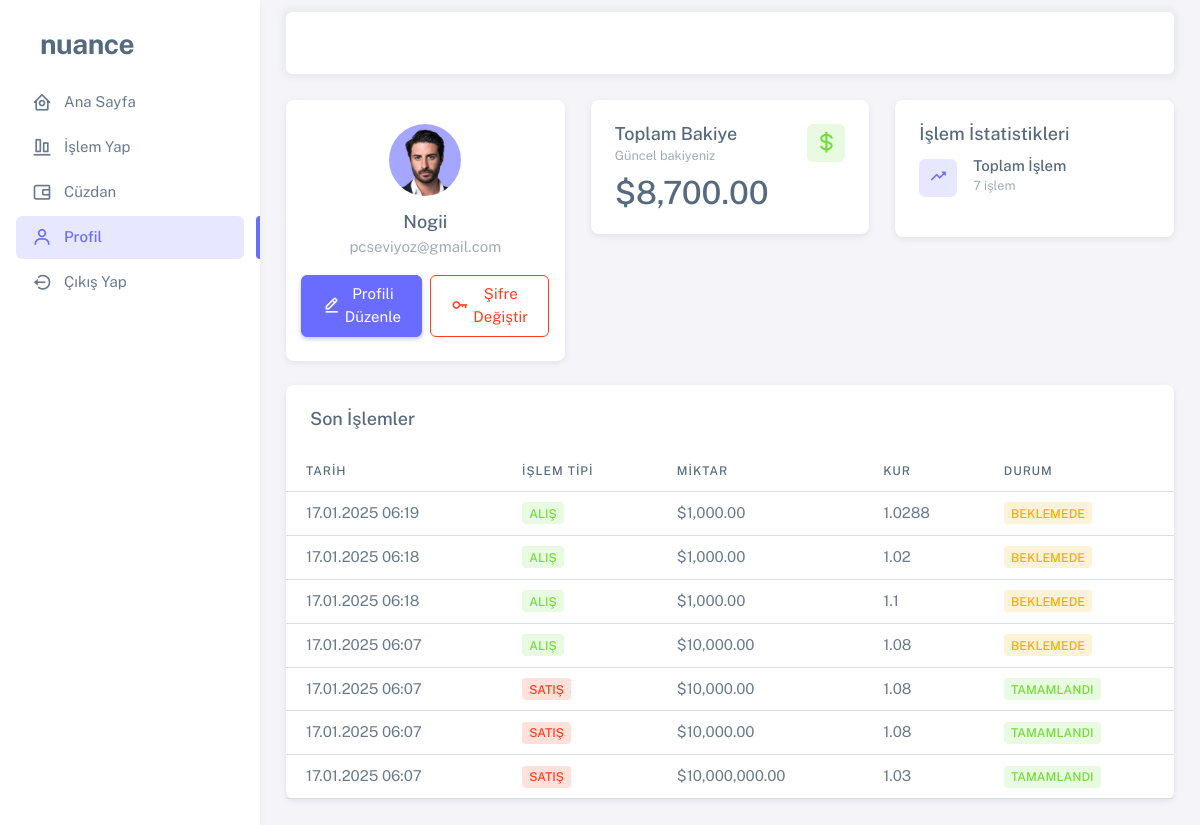
Page /main/profile.php (signed in) on the committed database.
### tables this page shows
CREATE TABLE `settings` (
  `id` int(10) NOT NULL,
  `st_name` varchar(100) NOT NULL,
  `st_description` varchar(100) NOT NULL,
  `st_keywords` varchar(100) NOT NULL,
  `st_logo` varchar(100) NOT NULL,
  `st_mserver` varchar(100) NOT NULL,
  `st_mport` int(10) NOT NULL,
  `st_musername` varchar(100) NOT NULL,
  `st_mpassword` varchar(100) NOT NULL
);

CREATE TABLE `users` (
  `userID` int(10) NOT NULL,
  `userCookie` int(100) NOT NULL,
  `permission` int(1) NOT NULL,
  `userName` varchar(100) NOT NULL,
  `mailAdress` varchar(100) NOT NULL,
  `password` varchar(100) NOT NULL,
  `firstName` varchar(100) NOT NULL,
  `surName` varchar(100) NOT NULL,
  `birthday` date NOT NULL,
  `phoneNumber` int(100) NOT NULL,
  `validateAccount` tinyint(1) NOT NULL,
  `bankAdress` varchar(20) NOT NULL,
  `bankName` varchar(100) NOT NULL
);

CREATE TABLE `wallet` (
  `user_id` int(100) NOT NULL,
  `wallet_id` varchar(100) NOT NULL,
  `balance` double NOT NULL
);

CREATE TABLE `operations` (
  `user_id` int(100) NOT NULL,
  `symbol` varchar(100) NOT NULL,
  `opType` tinyint(1) NOT NULL,
  `alisFiyat` double NOT NULL,
  `targetRate` decimal(10,5) DEFAULT NULL,
  `price` double NOT NULL,
  `opFinish` tinyint(1) NOT NULL,
  `opDate` timestamp NOT NULL DEFAULT current_timestamp()
);

### connect.php (called while the page is built, shortened)
<?php
$servername = "localhost";
$username = "root";
$password = "";
$dbname = "borsa";
try {
$conn = new PDO("mysql:host=$servername;dbname=$dbname", $username, $password);
} catch (PDOException $pe) {
die ("Could not connect to the database $dbname :" . $pe->getMessage());
}
$Setting=$conn->query('SELECT * FROM settings')->fetch();
?>

### main/profile.php (the view, shortened to what this page needs)
<?php
require '../connect.php';
$kullanici_sor = $conn->prepare('SELECT * FROM users WHERE userCookie = ?');
$kullanici_sor->execute([$_COOKIE['user']]);
$kullanici = $kullanici_sor->fetch(PDO::FETCH_ASSOC);
try {
  $bakiye_sor = $conn->prepare('SELECT balance FROM wallet WHERE user_id = ?');
  $bakiye_sor->execute([$kullanici['userID']]);
  $bakiye = $bakiye_sor->fetch(PDO::FETCH_ASSOC);
  $total_bakiye = $bakiye['balance'] ?? 0;
} catch (PDOException $e) {
  $total_bakiye = 0;
}
try {
  $islemler_sor = $conn->prepare('SELECT * FROM operations WHERE user_id = ? ORDER BY opDate DESC LIMIT 10');
  $islemler_sor->execute([$kullanici['userID']]);
  $islemler = $islemler_sor->fetchAll(PDO::FETCH_ASSOC);
} catch (PDOException $e) {
  $islemler = [];
}
?>
<!DOCTYPE html>
<html lang="tr">
<head>
  <link rel="stylesheet" href="assets/vendor/fonts/boxicons.css" />
  <link rel="stylesheet" href="assets/vendor/css/core.css" class="template-customizer-core-css" />
  <link rel="stylesheet" href="assets/vendor/css/theme-default.css" class="template-customizer-theme-css" />
  <link rel="stylesheet" href="assets/css/demo.css" />
  <link rel="stylesheet" href="assets/vendor/libs/perfect-scrollbar/perfect-scrollbar.css" />
  <link rel="stylesheet" href="assets/vendor/libs/apex-charts/apex-charts.css" />
</head>
<body>
  <div class="layout-wrapper layout-content-navbar">
    <div class="layout-container">
      <aside id="layout-menu" class="layout-menu menu-vertical menu bg-menu-theme">
        <div class="app-brand demo">
          <a href="index.php" class="app-brand-link">
            <span class="app-brand-text demo menu-text fw-bold ms-2"><?php echo $Setting['st_name'] ?></span>
          </a>
        </div>
        <ul class="menu-inner py-1">
          <li class="menu-item">
            <a href="index.php" class="menu-link">
              <i class="menu-icon tf-icons bx bx-home-circle"></i>
              <div data-i18n="Dashboards">Ana Sayfa</div>
            </a>
          </li>
          <li class="menu-item">
            <a href="operations.php" class="menu-link">
              <i class="menu-icon tf-icons bx bx-objects-vertical-bottom"></i>
              <div data-i18n="Dashboards">İşlem Yap</div>
            </a>
          </li>
          <li class="menu-item">
            <a href="wallet.php" class="menu-link">
              <i class="menu-icon tf-icons bx bx-wallet-alt"></i>
              <div data-i18n="Dashboards">Cüzdan</div>
            </a>
          </li>
          <li class="menu-item active">
            <a href="profile.php" class="menu-link">
              <i class="menu-icon tf-icons bx bx-user"></i>
              <div data-i18n="Dashboards">Profil</div>
            </a>
          </li>
          <li class="menu-item ">
            <a href="../logout.php" class="menu-link">
              <i class="menu-icon tf-icons bx bx-log-out-circle"></i>
              <div data-i18n="Dashboards">Çıkış Yap</div>
            </a>
          </li>
      </aside>
      <div class="layout-page">
        <nav
          class="layout-navbar container-xxl navbar navbar-expand-xl navbar-detached align-items-center bg-navbar-theme"
          id="layout-navbar">
        </nav>
        <div class="content-wrapper">
          <div class="container-xxl flex-grow-1 container-p-y">
            <div class="row">
              <div class="col-md-6 col-lg-4 mb-4">
                <div class="card">
                  <div class="card-body text-center">
                    <div class="avatar avatar-xl mx-auto mb-3">
                      <img src="../assets/img/avatars/user.png" alt="Avatar" class="rounded-circle bg-white">
                    </div>
                    <h5 class="card-title mb-1"><?php echo htmlspecialchars($kullanici['userName']); ?></h5>
                    <p class="text-muted mb-3"><?php echo htmlspecialchars($kullanici['mailAdress']); ?></p>
                    <div class="d-flex justify-content-center gap-2">
                      <button type="button" class="btn btn-primary" data-bs-toggle="modal"
                        data-bs-target="#editProfileModal">
                        <i class="bx bx-edit-alt me-1"></i> Profili Düzenle
                      </button>
                      <button type="button" class="btn btn-outline-danger" data-bs-toggle="modal"
                        data-bs-target="#changePasswordModal">
                        <i class="bx bx-key me-1"></i> Şifre Değiştir
                      </button>
                    </div>
                  </div>
                </div>
              </div>
              <div class="col-md-6 col-lg-4 mb-4">
                <div class="card">
                  <div class="card-body">
                    <div class="d-flex align-items-start justify-content-between">
                      <div class="content-left">
                        <h5 class="card-title mb-0">Toplam Bakiye</h5>
                        <small class="text-muted">Güncel bakiyeniz</small>
                        <h2 class="mb-0 mt-2">$<?php echo number_format($total_bakiye, 2); ?></h2>
                      </div>
                      <div class="avatar">
                        <span class="avatar-initial rounded bg-label-success">
                          <i class="bx bx-dollar bx-sm"></i>
                        </span>
                      </div>
                    </div>
                  </div>
                </div>
              </div>
              <div class="col-md-6 col-lg-4 mb-4">
                <div class="card">
                  <div class="card-body">
                    <h5 class="card-title">İşlem İstatistikleri</h5>
                    <div class="d-flex justify-content-between align-items-center mb-3">
                      <div class="d-flex align-items-center gap-3">
                        <div class="avatar">
                          <span class="avatar-initial rounded bg-label-primary">
                            <i class="bx bx-trending-up"></i>
                          </span>
                        </div>
                        <div>
                          <h6 class="mb-0">Toplam İşlem</h6>
                          <small class="text-muted"><?php echo count($islemler); ?> işlem</small>
                        </div>
                      </div>
                    </div>
                  </div>
                </div>
              </div>
            </div>
            <div class="row">
              <div class="col-12">
                <div class="card">
                  <div class="card-header d-flex justify-content-between align-items-center">
                    <h5 class="card-title mb-0">Son İşlemler</h5>
                  </div>
                  <div class="table-responsive">
                    <table class="table table-hover">
                      <thead>
                        <tr>
                          <th>Tarih</th>
                          <th>İşlem Tipi</th>
                          <th>Miktar</th>
                          <th>Kur</th>
                          <th>Durum</th>
                        </tr>
                      </thead>
                      <tbody>
                        <?php foreach ($islemler as $islem): ?>
                          <tr>
                            <td><?php echo date('d.m.Y H:i', strtotime($islem['opDate'])); ?></td>
                            <td>
                              <?php if ($islem['opType'] == 1): ?>
                                <span class="badge bg-label-success">Alış</span>
                              <?php else: ?>
                                <span class="badge bg-label-danger">Satış</span>
                              <?php endif; ?>
                            </td>
                            <td>$<?php echo number_format($islem['price'], 2); ?></td>
                            <td><?php echo $islem['alisFiyat']; ?></td>
                            <td>
                              <?php if ($islem['opFinish'] == 1): ?>
                                <span class="badge bg-label-success">Tamamlandı</span>
                              <?php else: ?>
                                <span class="badge bg-label-warning">Beklemede</span>
                              <?php endif; ?>
                            </td>
                          </tr>
                        <?php endforeach; ?>
                      </tbody>
                    </table>
                  </div>
                </div>
              </div>
            </div>
          </div>
        </div>
      </div>
    </div>
  </div>
</body>
</html>

### main/assets/css/demo.css (style rules this page uses)
.menu .app-brand.demo { height: 64px; margin-top: 12px; }
.app-brand-text.demo { font-size: 1.75rem; letter-spacing: -0.5px; text-transform: lowercase; }

### rows in the picture
settings: st_name "nuance"
users: userName "Nogii", mailAdress "pcseviyoz@gmail.com"
wallet: balance "8,700.00"
operations: opDate "17.01.2025 06:19", opType "ALIŞ", price "1,000.00", alisFiyat "1.0288", opFinish "BEKLEMEDE"
operations: opDate "17.01.2025 06:18", opType "ALIŞ", price "1,000.00", alisFiyat "1.02", opFinish "BEKLEMEDE"
operations: opDate "17.01.2025 06:18", opType "ALIŞ", price "1,000.00", alisFiyat "1.1", opFinish "BEKLEMEDE"
operations: opDate "17.01.2025 06:07", opType "ALIŞ", price "10,000.00", alisFiyat "1.08", opFinish "BEKLEMEDE"
operations: opDate "17.01.2025 06:07", opType "SATIŞ", price "10,000.00", alisFiyat "1.08", opFinish "TAMAMLANDI"
operations: opDate "17.01.2025 06:07", opType "SATIŞ", price "10,000.00", alisFiyat "1.08", opFinish "TAMAMLANDI"
operations: opDate "17.01.2025 06:07", opType "SATIŞ", price "10,000,000.00", alisFiyat "1.03", opFinish "TAMAMLANDI"

### other values in the picture
count($islemler) "7"
